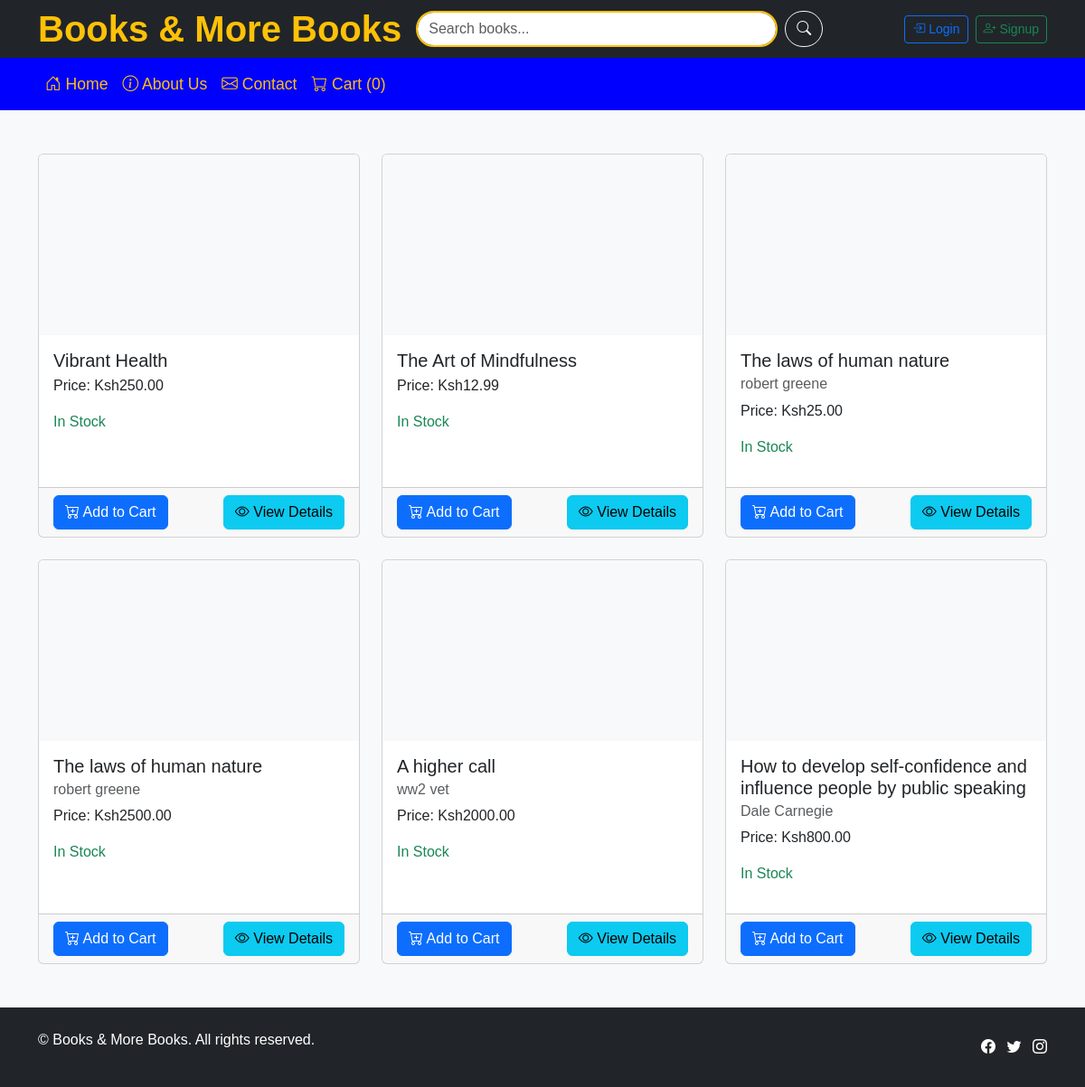
Before: / with the older database file.
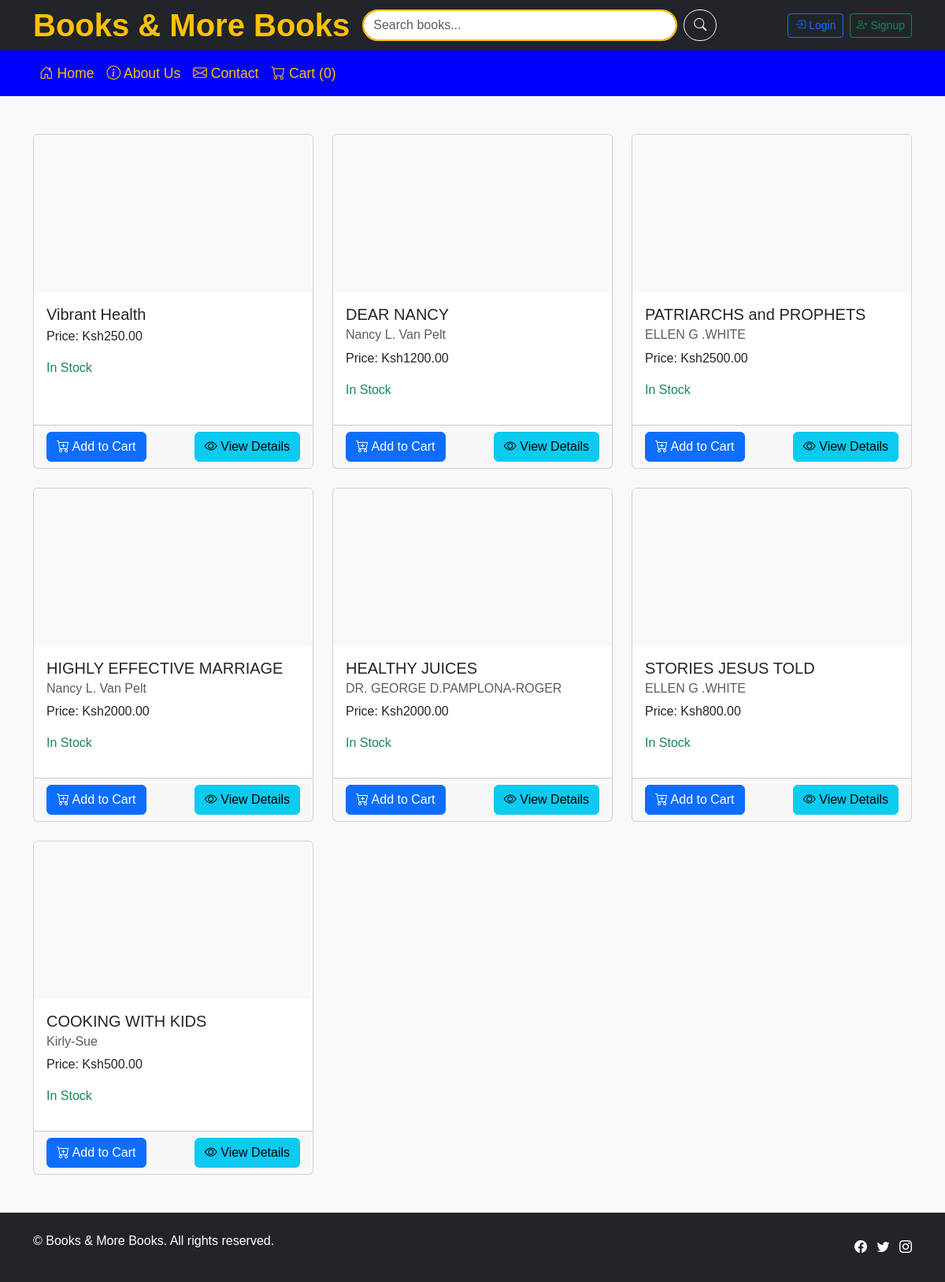
After: the same page with the newer database file.
### shop/models.py (models this page shows, shortened)
class Book(models.Model):
    title = models.CharField(max_length=255)
    author = models.CharField(max_length=255)
    genre = models.CharField(max_length=50)
    price = models.DecimalField(max_digits=10, decimal_places=2)
    stock = models.PositiveIntegerField()
    ratings = models.DecimalField(max_digits=3, decimal_places=2, null=True, blank=True)
    image = models.ImageField(upload_to='book_images/', blank=True, null=True)  # Added image field

### shop/views.py (the view)
# urls.py: 2. Add a URL to urlpatterns:  path('', views.home, name='home')
def home(request):
    mybooks = Book.objects.all()
    cart_count = 0
    if request.user.is_authenticated:
        cart, _ = Cart.objects.get_or_create(user=request.user)
        cart_count = cart.items.count()
    context = {
        'mybooks': mybooks,
        'cart_count': cart_count
    }
    return render(request, 'home.html', context)

### shop/templates/home.html (shortened to what this page needs)
{% load static %}
<!DOCTYPE html>
<html lang="en">
<head>
    <link href="https://cdn.jsdelivr.net/npm/bootstrap@5.3.1/dist/css/bootstrap.min.css" rel="stylesheet">
    <link rel="stylesheet" href="https://cdnjs.cloudflare.com/ajax/libs/bootstrap-icons/1.10.5/font/bootstrap-icons.min.css">
    <link rel="stylesheet" href="{% static 'global.css' %}">
</head>
<body>
<header class="header bg-dark text-white py-2">
    <div class="container d-flex justify-content-between align-items-center">
        <h1 class="logo h5 mb-0">Books & More Books</h1>
        <form action="/search/" method="GET" class="d-flex flex-grow-1 mx-3">
            <input type="text" name="query" class="form-control" placeholder="Search books..." aria-label="Search" />
            <button type="submit" class="btn btn-outline-light ms-2">
                <i class="bi bi-search"></i>
            </button>
        </form>
        <div class="user-auth d-flex">
            {% if user.is_authenticated %}
            <a href="{% url 'logout' %}" class="btn btn-outline-light btn-sm">
                <i class="bi bi-box-arrow-right"></i> Logout
            </a>
            {% else %}
            <a href="/login/" class="btn btn-outline-primary btn-sm me-2">
                <i class="bi bi-box-arrow-in-right"></i> Login
            </a>
            <a href="/signup/" class="btn btn-outline-success btn-sm">
                <i class="bi bi-person-plus"></i> Signup
            </a>
            {% endif %}
        </div>
    </div>
</header>
<nav class="navbar navbar-expand-lg" style="background-color: blue;">
    <div class="container">
        <ul class="navbar-nav d-flex justify-content-between">
            <li class="nav-item">
                <a href="/" class="nav-link"><i class="bi bi-house-door"></i> Home</a>
            </li>
            <li class="nav-item">
                <a href="/about/" class="nav-link"><i class="bi bi-info-circle"></i> About Us</a>
            </li>
            <li class="nav-item">
                <a href="/contact/" class="nav-link"><i class="bi bi-envelope"></i> Contact</a>
            </li>
            <li class="nav-item">
                <a href="/cart/" class="nav-link"><i class="bi bi-cart"></i> Cart ({{ cart_count }})</a>
            </li>
        </ul>
    </div>
</nav>
<main class="main-content py-5">
    <div class="container">
        <section class="book-section">
            {% if mybooks %}
            <div class="row row-cols-1 row-cols-md-3 g-4">
                {% for x in mybooks %}
                <div class="col">
                    <div class="card h-100 hover-shadow">
                        {% if x.image %}
                        <img src="{{ x.image.url }}" alt="{{ x.title }}" class="card-img-top img-fluid" />
                        {% else %}
                        <div class="card-img-top bg-light" style="height: 200px"></div>
                        {% endif %}
                        <div class="card-body">
                            <h5 class="card-title">{{ x.title }}</h5>
                            <h6 class="card-subtitle mb-2 text-muted">{{ x.author }}</h6>
                            <p class="card-text">Price: Ksh{{ x.price }}</p>
                            {% if x.stock > 0 %}
                            <p class="text-success">In Stock</p>
                            {% else %}
                            <p class="text-danger">Out of Stock</p>
                            {% endif %}
                        </div>
                        <div class="card-footer d-flex justify-content-between">
                            {% if x.stock > 0 %}
                            <a href="{% url 'add_to_cart' x.id %}" class="btn btn-primary">
                                <i class="bi bi-cart-plus"></i> Add to Cart
                            </a>
                            {% else %}
                            <button class="btn btn-secondary" disabled>
                                <i class="bi bi-x-circle"></i> Out of Stock
                            </button>
                            {% endif %}
                            <a href="{% url 'book_detail' x.id %}" class="btn btn-info">
                                <i class="bi bi-eye"></i> View Details
                            </a>
                        </div>
                    </div>
                </div>
                {% endfor %}
            </div>
            {% else %}
            <p class="text-center">No books found for your search.</p>
            {% endif %}
        </section>
    </div>
</main>
<footer class="bg-dark text-white py-4">
    <div class="container d-flex justify-content-between align-items-center">
        <p>&copy; {{ current_year }} Books & More Books. All rights reserved.</p>
        <ul class="list-inline mb-0">
            <li class="list-inline-item"><a href="#" class="text-white"><i class="bi bi-facebook"></i></a></li>
            <li class="list-inline-item"><a href="#" class="text-white"><i class="bi bi-twitter"></i></a></li>
            <li class="list-inline-item"><a href="#" class="text-white"><i class="bi bi-instagram"></i></a></li>
        </ul>
    </div>
</footer>
</body>
</html>

### static/global.css (style rules this page uses)
body { font-family: "Arial", sans-serif; background-color: #f8f9fa; }
.header { background-color: #343a40; padding: 2rem 0; position: relative; text-align: center; }
.logo { font-size: 2.5rem; font-weight: bold; color: #ffc107; }
.form-control { width: 400px; border-radius: 25px; border: 2px solid #ffc107; transition: box-shadow 0.3s ease-in-out; }
.btn-outline-light { border-radius: 25px; }
.nav-link { color: #ffc107; font-size: 1.1rem; }
.card { transition: transform 0.2s; }
footer { background-color: #343a40; }
footer .text-white { color: #ffffff; }

Changed rows visible on the page:
removed Book: title "The laws of human nature", author "robert greene", price "25.00", stock "In Stock"
removed Book: title "The laws of human nature", author "robert greene", price "2500.00", stock "In Stock"
changed Book: title "The Art of Mindfulness" → "DEAR NANCY"; author (not shown) → "Nancy L. Van Pelt"; price "12.99" → "1200.00"
added Book: title "PATRIARCHS and PROPHETS", author "ELLEN G .WHITE", price "2500.00", stock "In Stock"
added Book: title "HIGHLY EFFECTIVE MARRIAGE", author "Nancy L. Van Pelt", price "2000.00", stock "In Stock"
changed Book: title "A higher call" → "HEALTHY JUICES"; author "ww2 vet" → "DR. GEORGE D.PAMPLONA-ROGER"
changed Book: title "How to develop self-confidence and influence people by public speaking" → "STORIES JESUS TOLD"; author "Dale Carnegie" → "ELLEN G .WHITE"
added Book: title "COOKING WITH KIDS", author "Kirly-Sue", price "500.00", stock "In Stock"
